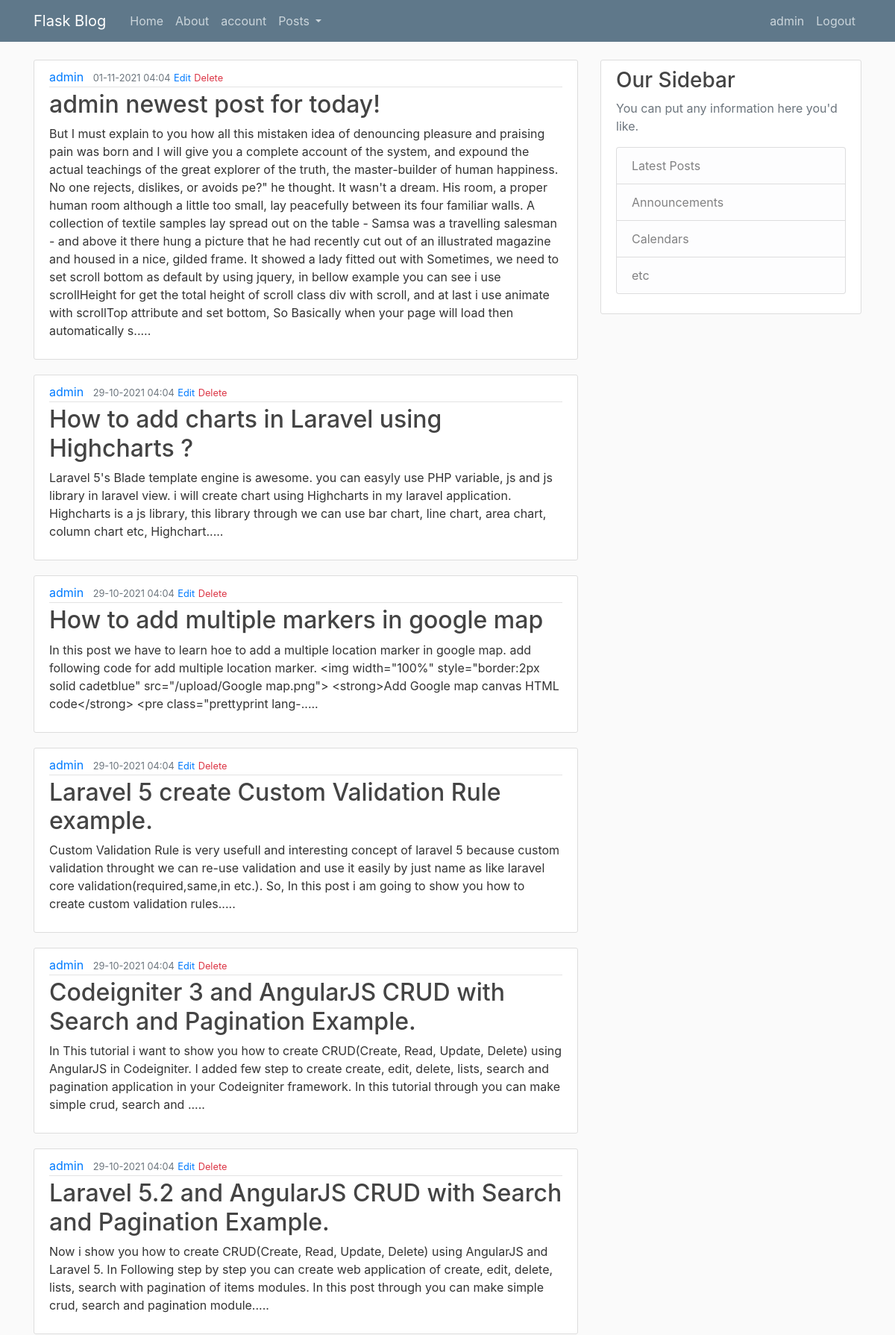
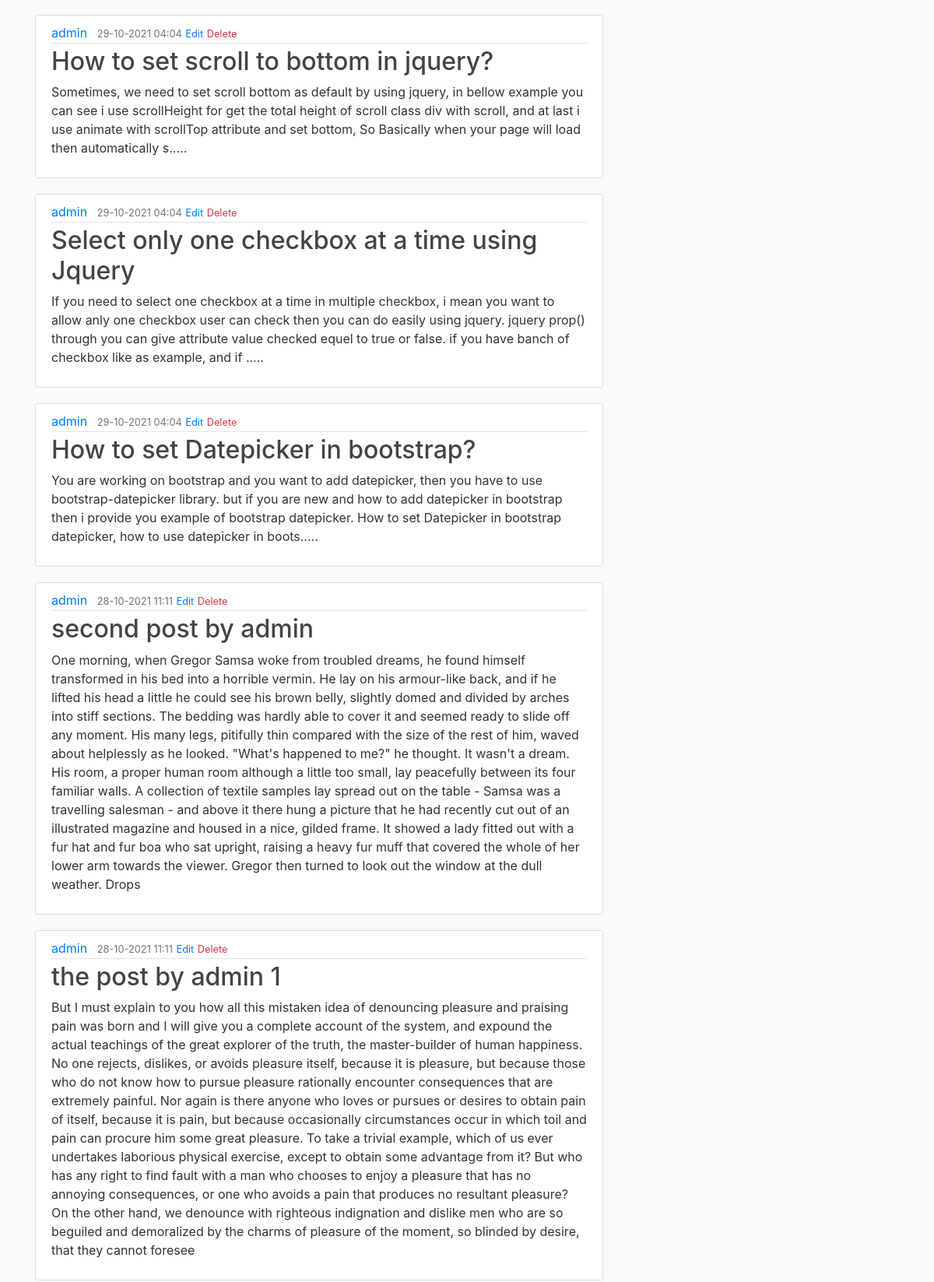
/post (signed in, upper part), run on the app's committed database (2 pictures, top to bottom).
### flaskblog/models.py (models this page shows, shortened)
class User(db.Model, UserMixin):
    id = db.Column(db.Integer, primary_key=True)
    username = db.Column(db.String(20), unique=True, nullable=False)
    email = db.Column(db.String(120), unique=True, nullable=False)
    image  = db.Column(db.String(20), nullable=False, default='default.jpg')
    password = db.Column(db.String(60), nullable=False)
    posts = db.relationship('Post', backref='author', lazy=True)

class Post(db.Model):
    id = db.Column(db.Integer, primary_key=True)
    title = db.Column(db.String(200), nullable=False)
    content = db.Column(db.Text, nullable=False)
    date_posted = db.Column(db.DateTime, nullable=False, default=datetime.utcnow)
    user_id = db.Column(db.Integer, db.ForeignKey('user.id'), nullable=False)

### flaskblog/main/routes.py (the view)
@main.route('/post')
def post():
    if not current_user.is_authenticated:
        return redirect('/login')
    posts = db.session.query(Post).order_by(desc_op(Post.id))
    return render_template('article.html', posts=posts, heading='Posts')

### flaskblog/models.py (called while the page is built)
@login_manager.user_loader
def load_user(user_id):
    return User.query.get(int(user_id))

### flaskblog/templates/article.html
{% extends 'layout.html' %}
{% block content %}
  {% if posts %}
    {% for post in posts %}
    <article class="media content-section">
      <div class="media-body">
      <div class="article-metadata">
        <a class="mr-2" href="{{ url_for('users.view_profile', username=post.author.username) }}">{{ post.author.username }}</a>
        <small class="text-muted">{{ post.date_posted.strftime('%d-%m-%Y %H:%I') }}</small>
        {% if post.user_id == current_user.id %}
        <small class="text-muted"><a href="{{ url_for('posts.edit_post', id=post.id) }}">Edit</a></small>
        <small class="text-muted"><a href="{{ url_for('posts.delete_post', id=post.id) }}" class="text-danger">Delete</a></small>
        {% endif %}
      </div>
      <h2><a class="article-title" href="#">{{ post.title }}</a></h2>
      <p class="article-content">{{ post.content }}</p>
    </div>
  </article>
    {% endfor %}
  {% endif %}
{% endblock content %}

### flaskblog/templates/navigation.html (shortened to what this page needs)
<header class="site-header">
  <nav class="navbar navbar-expand-md navbar-dark bg-steel fixed-top">
    <div class="container">
      <a class="navbar-brand mr-4" href="{{ url_for('mains.home') }}">Flask Blog</a>
      <div class="collapse navbar-collapse" id="navbarToggle">
        <div class="navbar-nav mr-auto">
          <a class="nav-item nav-link" href="{{ url_for('mains.home') }}">Home</a>
          <a class="nav-item nav-link" href="{{ url_for('mains.about') }}">About</a>
          <a class="nav-item nav-link" href="{{ url_for('users.account') }}">account</a>
          <div class="dropdown">
            <a class="nav-item nav-link dropdown-toggle" href="{{ url_for('mains.post') }}" id="dropdownMenuPosts" data-toggle="dropdown" aria-haspopup="true" aria-expanded="false">Posts
            </a>
          </div>
        </div>
        <div class="navbar-nav">
          {% if current_user.is_authenticated %}
            <a class="nav-item nav-link" href="{{ url_for('users.account') }}">{{current_user.username}}</a>
            <a class="nav-item nav-link" href="{{ url_for('users.logout') }}">Logout</a>
          {% else %}
            <a class="nav-item nav-link" href="{{ url_for('users.login') }}">Login</a>
            <a class="nav-item nav-link" href="{{ url_for('users.register') }}">Register</a>
          {% endif %}
        </div>
      </div>
    </div>
  </nav>
</header>

### flaskblog/static/main.css (style rules this page uses)
body { background: #fafafa; color: #333333; margin-top: 5rem; }
h1, h2, h3, h4, h5, h6 { color: #444444; }
.bg-steel { background-color: #5f788a; }
.site-header .navbar-nav .nav-link { color: #cbd5db; }
.content-section { background: #ffffff; padding: 10px 20px; border: 1px solid #dddddd; border-radius: 3px; margin-bottom: 20px; }
.article-title { color: #444444; }
.article-content { white-space: pre-line; }
.article-metadata { padding-bottom: 1px; margin-bottom: 4px; border-bottom: 1px solid #e3e3e3 }

### data on the page
User: username "admin"
Post: author.username "admin", date_posted "01-11-2021 04:04", title "admin newest post for today!", content "But I must explain to you how all this mistaken idea of denouncing pleasure and praising pain was born and I will give you a complete account of the system, and expound the actual teachings of the great explorer of the truth, the master-builder of human happiness. No one rejects, dislikes, or avoids pe?\" he thought. It wasn't a dream. His room, a proper human room although a little too small, lay peacefully between its four familiar walls. A collection of textile samples lay spread out on the table - Samsa was a travelling salesman - and above it there hung a picture that he had recently cut out of an illustrated magazine and housed in a nice, gilded frame. It showed a lady fitted out with…"
Post: author.username "admin", date_posted "29-10-2021 04:04", title "How to add charts in Laravel using Highcharts ?", content "Laravel 5's Blade template engine is awesome. you can easyly use PHP variable, js and js library in laravel view. i will create chart using Highcharts in my laravel application. Highcharts is a js library, this library through we can use bar chart, line chart, area chart, column chart etc, Highchart....."
Post: author.username "admin", date_posted "29-10-2021 04:04", title "How to add multiple markers in google map", content "In this post we have to learn hoe to add a multiple location marker in google map. add following code for add multiple location marker. <img width=\"100%\" style=\"border:2px solid cadetblue\" src=\"/upload/Google map.png\"> <strong>Add Google map canvas HTML code</strong> <pre class=\"prettyprint lang-....."
Post: author.username "admin", date_posted "29-10-2021 04:04", title "Laravel 5 create Custom Validation Rule example.", content "Custom Validation Rule is very usefull and interesting concept of laravel 5 because custom validation throught we can re-use validation and use it easily by just name as like laravel core validation(required,same,in etc.). So, In this post i am going to show you how to create custom validation rules....."
Post: author.username "admin", date_posted "29-10-2021 04:04", title "Codeigniter 3 and AngularJS CRUD with Search and Pagination Example.", content "In This tutorial i want to show you how to create CRUD(Create, Read, Update, Delete) using AngularJS in Codeigniter. I added few step to create create, edit, delete, lists, search and pagination application in your Codeigniter framework. In this tutorial through you can make simple crud, search and ....."
Post: author.username "admin", date_posted "29-10-2021 04:04", title "Laravel 5.2 and AngularJS CRUD with Search and Pagination Example.", content "Now i show you how to create CRUD(Create, Read, Update, Delete) using AngularJS and Laravel 5. In Following step by step you can create web application of create, edit, delete, lists, search with pagination of items modules. In this post through you can make simple crud, search and pagination module....."
Post: author.username "admin", date_posted "29-10-2021 04:04", title "How to set scroll to bottom in jquery?", content "Sometimes, we need to set scroll bottom as default by using jquery, in bellow example you can see i use scrollHeight for get the total height of scroll class div with scroll, and at last i use animate with scrollTop attribute and set bottom, So Basically when your page will load then automatically s....."
Post: author.username "admin", date_posted "29-10-2021 04:04", title "Select only one checkbox at a time using Jquery", content "If you need to select one checkbox at a time in multiple checkbox, i mean you want to allow anly one checkbox user can check then you can do easily using jquery. jquery prop() through you can give attribute value checked equel to true or false. if you have banch of checkbox like as example, and if ....."
Post: author.username "admin", date_posted "29-10-2021 04:04", title "How to set Datepicker in bootstrap?", content "You are working on bootstrap and you want to add datepicker, then you have to use bootstrap-datepicker library. but if you are new and how to add datepicker in bootstrap then i provide you example of bootstrap datepicker. How to set Datepicker in bootstrap datepicker, how to use datepicker in boots....."
Post: author.username "admin", date_posted "28-10-2021 11:11", title "second post by admin", content "One morning, when Gregor Samsa woke from troubled dreams, he found himself transformed in his bed into a horrible vermin. He lay on his armour-like back, and if he lifted his head a little he could see his brown belly, slightly domed and divided by arches into stiff sections. The bedding was hardly able to cover it and seemed ready to slide off any moment. His many legs, pitifully thin compared with the size of the rest of him, waved about helplessly as he looked. \"What's happened to me?\" he thought. It wasn't a dream. His room, a proper human room although a little too small, lay peacefully between its four familiar walls. A collection of textile samples lay spread out on the table - Samsa…"
Post: author.username "admin", date_posted "28-10-2021 11:11", title "the post by admin 1", content "But I must explain to you how all this mistaken idea of denouncing pleasure and praising pain was born and I will give you a complete account of the system, and expound the actual teachings of the great explorer of the truth, the master-builder of human happiness. No one rejects, dislikes, or avoids pleasure itself, because it is pleasure, but because those who do not know how to pursue pleasure rationally encounter consequences that are extremely painful. Nor again is there anyone who loves or pursues or desires to obtain pain of itself, because it is pain, but because occasionally circumstances occur in which toil and pain can procure him some great pleasure. To take a trivial example,…"
